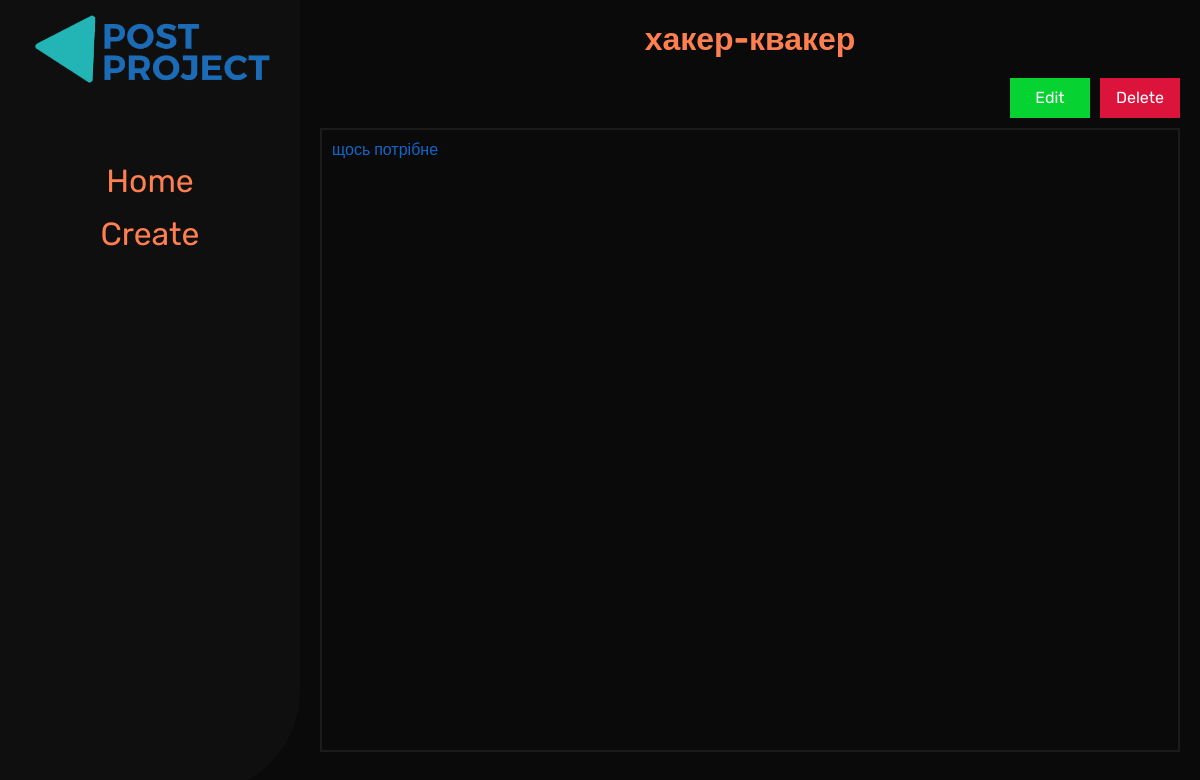
Before: /post/10/ with the older database file.
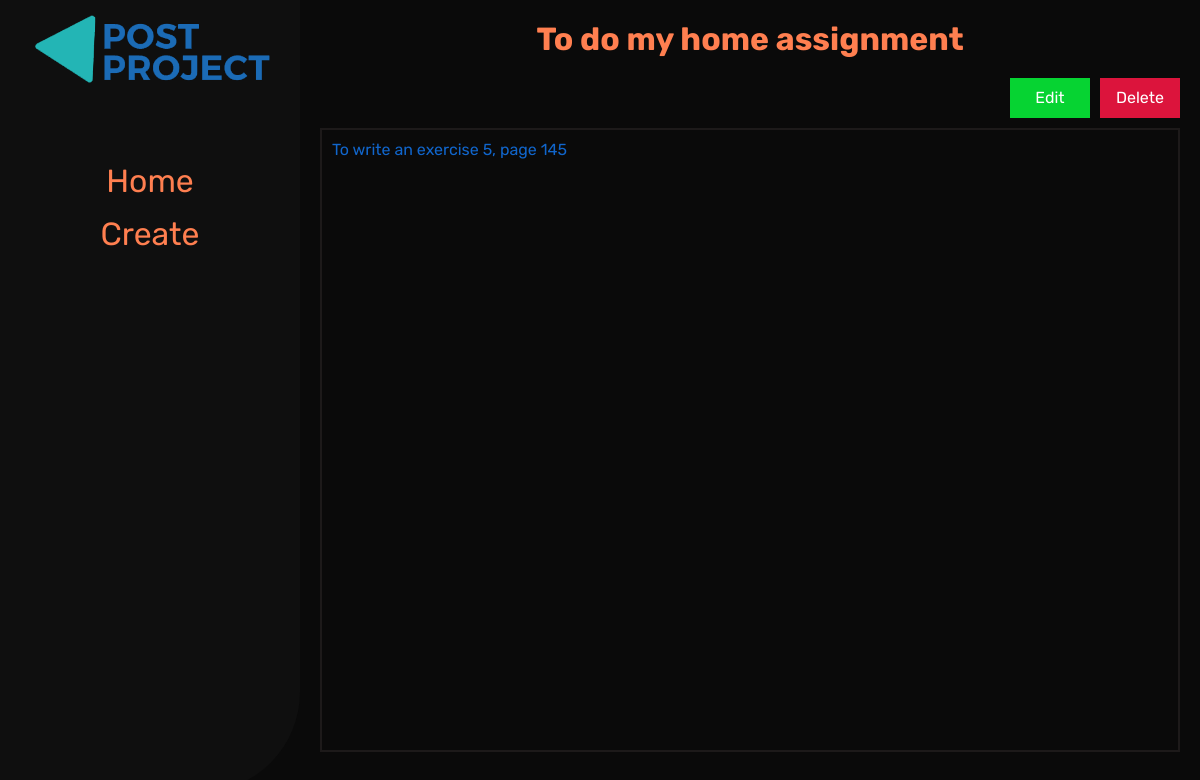
After: the same page with the newer database file.
### list/models.py (models this page shows, shortened)
class Post(models.Model):
    title = models.CharField(max_length=100, verbose_name='')
    description = models.TextField(verbose_name='')
    date = models.DateTimeField(auto_now_add=True, verbose_name='')
    @staticmethod
    def get_by_id(id):
        obj = Post.objects.get(pk=id)
        return obj

### list/views.py (the view)
# urls.py: path('post/<int:id>/', views.post_by_id, name='by_id'),
def post_by_id(request, id):
    obj = Post.get_by_id(id)
    context = {
        'obj': obj
    }
    return render(request, f"list/form_get.html", context)

### list/templates/list/form_get.html (shortened to what this page needs)
{% extends 'list/index.html'%}
{% block content %}
<div class="wrapper_get">
    <h1 class="h1_all">{{obj.title}}</h1>
    <div class="get_buttons">
        <a href="{% url 'edit_id' id=obj.pk%}" class="get_button1">Edit</a>
        <a href="{% url 'delete_id' id=obj.pk%}" class="get_button2">Delete</a>
    </div>
    <p class="get_description">{{obj.description}}</p>
</div>
{% endblock %}

Changed rows visible on the page:
changed Post: title "хакер-квакер" → "To do my home assignment"; description "щось потрібне" → "To write an exercise 5, page 145"
